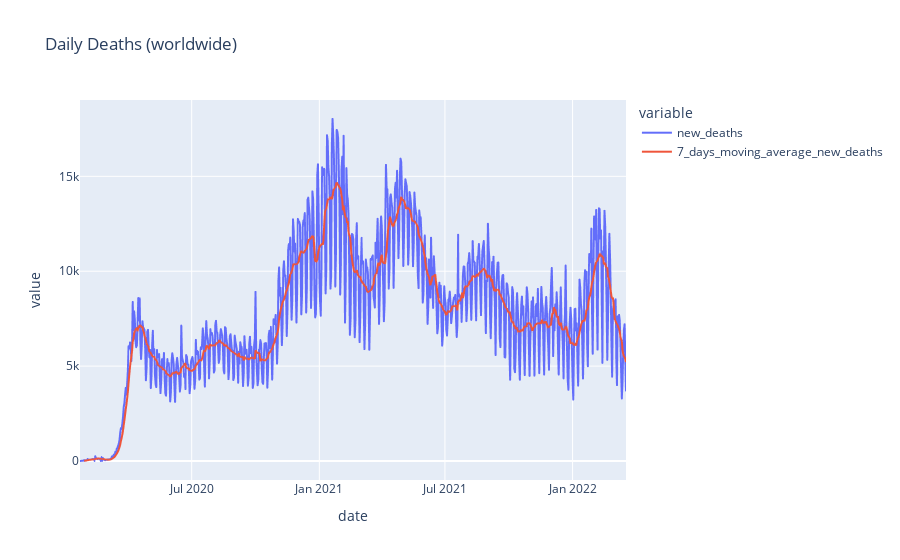

The code cell stored with this chart in its notebook:
### Markdown cell above
Daily Deaths (worldwide)

### Code cell
px.line(world_data, y=["new_deaths", "7_days_moving_average_new_deaths"], title="Daily Deaths (worldwide)")

### Figure 1 — Plotly figure (JSON) as saved in the notebook; plotly's stock layout.template omitted (floating-point values rounded to 4 significant figures; data arrays with more than 128 entries replaced by an {"elided": "..."} marker saying what was removed)
{"data": [{"hovertemplate": "variable=new_deaths<br>date=%{x}<br>value=%{y}<extra></extra>", "legendgroup": "new_deaths", "line": {"color": "#636efa", "dash": "solid"}, "marker": {"symbol": "circle"}, "mode": "lines", "name": "new_deaths", "showlegend": true, "type": "scattergl", "x": {"elided": "788 str values"}, "xaxis": "x", "y": {"elided": "788 int values"}, "yaxis": "y"}, {"hovertemplate": "variable=7_days_moving_average_new_deaths<br>date=%{x}<br>value=%{y}<extra></extra>", "legendgroup": "7_days_moving_average_new_deaths", "line": {"color": "#EF553B", "dash": "solid"}, "marker": {"symbol": "circle"}, "mode": "lines", "name": "7_days_moving_average_new_deaths", "showlegend": true, "type": "scattergl", "x": {"elided": "788 str values"}, "xaxis": "x", "y": {"elided": "788 float values"}, "yaxis": "y"}], "layout": {"legend": {"title": {"text": "variable"}, "tracegroupgap": 0}, "title": {"text": "Daily Deaths (worldwide)"}, "xaxis": {"anchor": "y", "domain": [0, 1], "title": {"text": "date"}}, "yaxis": {"anchor": "x", "domain": [0, 1], "title": {"text": "value"}}}}
